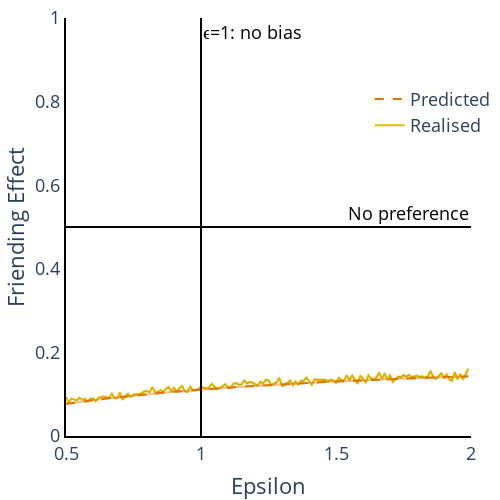

Notebook cell for this chart:
### Markdown cell above
### Epsilon Friending bias DONE

### Code cell
Friending_epsilon_rho125 = plotly_lines.plot_MTO_sim_results(plotly_lines(), data=df_eps[df_eps['rho'] == 1.25], x_var='epsilon', y_var='Friend_Bias', x_range=[0.5,2], y_range=[0,1], x_title='Epsilon', y_title='Exposure', with_predicted=True, colors=['rgba(229,187,0,1)', 'rgba(224,116,0,1)'])

fig_Friending_epsilon = go.Figure(data = Friending_epsilon_rho125.data)

fig_Friending_epsilon.update_layout(
    title = None, 
    font=dict(size = 18),
    xaxis_title = 'Epsilon', 
    yaxis_title = 'Friending Effect',
    width = 500, height = 500,
    showlegend = True, 
    legend=dict(x=0.75,y=0.85),
    legend_title_text = '',
    xaxis_range = [0.5,2],
    yaxis_range = [0,1],
    margin=dict(b=5,l=5,r=5,t=5),
    xaxis = dict(showgrid = False, showline = True, linecolor = 'rgb(0,0,0)', linewidth = 2), 
    yaxis = dict(showgrid = False, showline = True, linecolor = 'rgb(0,0,0)', linewidth = 2),
    plot_bgcolor='rgba(0,0,0,0)')

fig_Friending_epsilon.data[3]['line']['dash'] = 'dash'

fig_Friending_epsilon.add_hline(y=0.5, line_width=2, annotation_text = 'No preference', annotation_font_color='black', line=dict(color='black'))
fig_Friending_epsilon.add_vline(x=1, line_width=2, annotation_text = 'ϵ=1: no bias', annotation_font_color='black', line=dict(color='black'))

### Figure 1 — Plotly figure (JSON) as saved in the notebook; plotly's stock layout.template omitted (floating-point values rounded to 4 significant figures; data arrays with more than 128 entries replaced by an {"elided": "..."} marker saying what was removed)
{"data": [{"line": {"color": "rgba(229,187,0,1)", "width": 2}, "mode": "lines", "name": "Realised", "showlegend": true, "type": "scatter", "x": {"elided": "150 float values"}, "y": {"elided": "150 float values"}}, {"line": {"color": "rgba(229,187,0,0.25)", "width": 2}, "mode": "lines", "showlegend": false, "type": "scatter", "x": {"elided": "150 float values"}, "y": {"elided": "150 float values"}}, {"fill": "tonexty", "fillcolor": "rgba(68, 68, 68, 0.2)", "line": {"color": "rgba(229,187,0,0.25)", "width": 2}, "mode": "lines", "showlegend": false, "type": "scatter", "x": {"elided": "150 float values"}, "y": {"elided": "150 float values"}}, {"line": {"color": "rgba(224,116,0,1)", "dash": "dash", "width": 2}, "mode": "lines", "name": "Predicted", "showlegend": true, "type": "scatter", "x": {"elided": "150 float values"}, "y": {"elided": "150 float values"}}, {"line": {"color": "rgba(224,116,0,0.25)", "width": 2}, "mode": "lines", "showlegend": false, "type": "scatter", "x": {"elided": "150 float values"}, "y": {"elided": "150 float values"}}, {"fill": "tonexty", "fillcolor": "rgba(68, 68, 68, 0.2)", "line": {"color": "rgba(224,116,0,0.25)", "width": 2}, "mode": "lines", "showlegend": false, "type": "scatter", "x": {"elided": "150 float values"}, "y": {"elided": "150 float values"}}], "layout": {"annotations": [{"font": {"color": "black"}, "showarrow": false, "text": "No preference", "x": 1, "xanchor": "right", "xref": "x domain", "y": 0.5, "yanchor": "bottom", "yref": "y"}, {"font": {"color": "black"}, "showarrow": false, "text": "ϵ=1: no bias", "x": 1, "xanchor": "left", "xref": "x", "y": 1, "yanchor": "top", "yref": "y domain"}], "font": {"size": 18}, "height": 500, "legend": {"title": {"text": ""}, "x": 0.75, "y": 0.85}, "margin": {"b": 5, "l": 5, "r": 5, "t": 5}, "plot_bgcolor": "rgba(0,0,0,0)", "shapes": [{"line": {"color": "black", "width": 2}, "type": "line", "x0": 0, "x1": 1, "xref": "x domain", "y0": 0.5, "y1": 0.5, "yref": "y"}, {"line": {"color": "black", "width": 2}, "type": "line", "x0": 1, "x1": 1, "xref": "x", "y0": 0, "y1": 1, "yref": "y domain"}], "showlegend": true, "title": {}, "width": 500, "xaxis": {"linecolor": "rgb(0,0,0)", "linewidth": 2, "range": [0.5, 2], "showgrid": false, "showline": true, "title": {"text": "Epsilon"}}, "yaxis": {"linecolor": "rgb(0,0,0)", "linewidth": 2, "range": [0, 1], "showgrid": false, "showline": true, "title": {"text": "Friending Effect"}}}}
